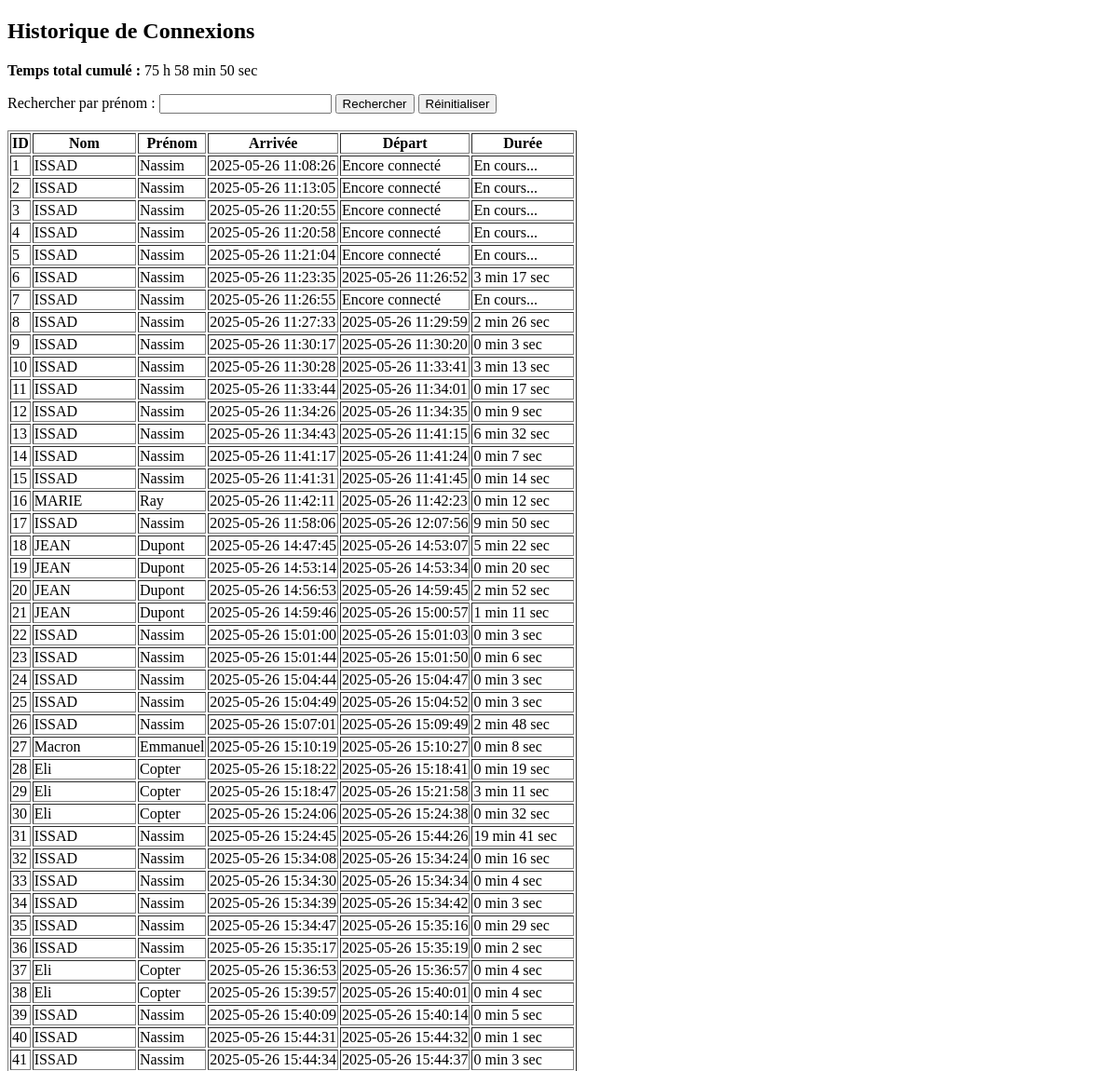
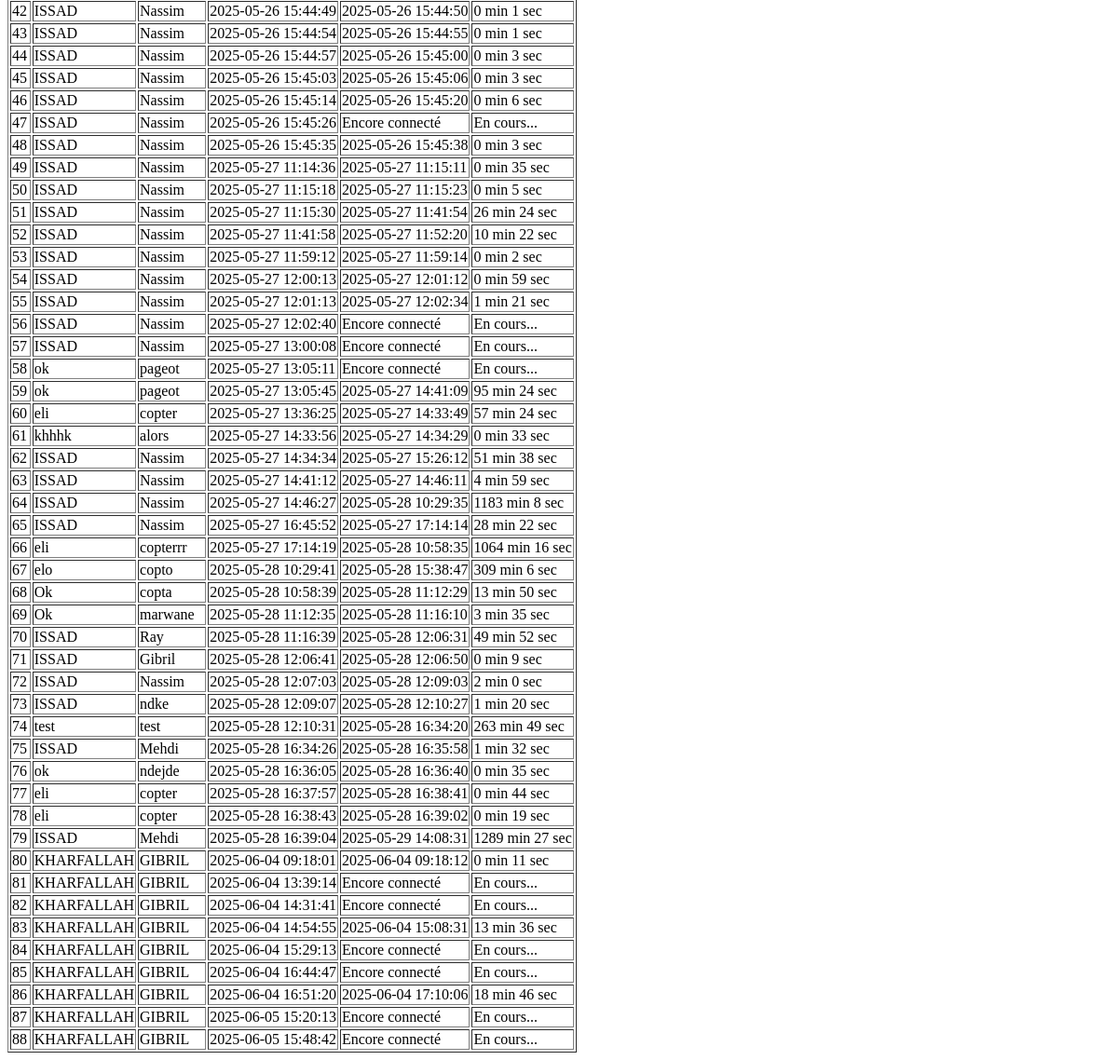
/admin, run on an earlier commit of the app's database (2 pictures, top to bottom).
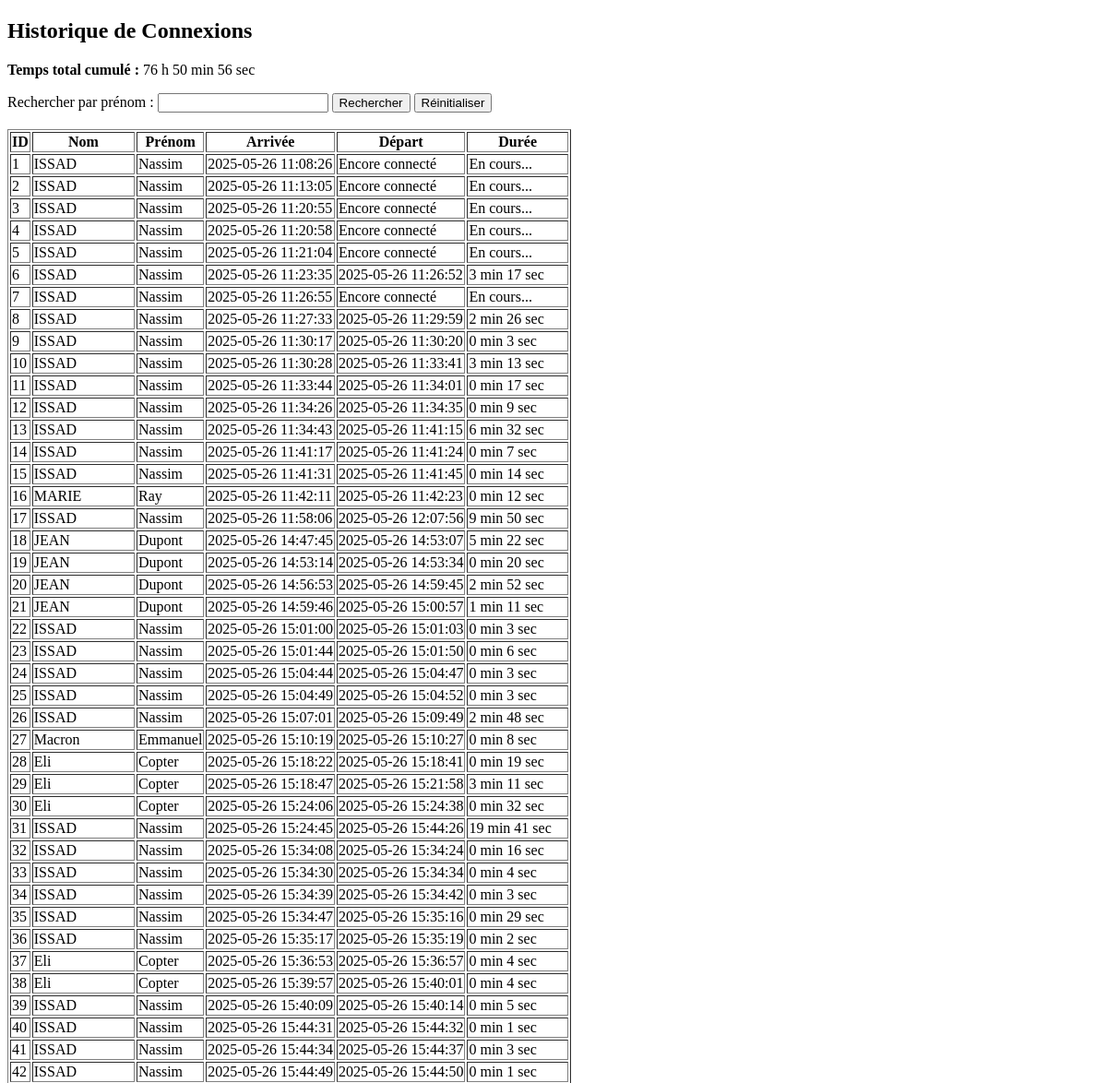
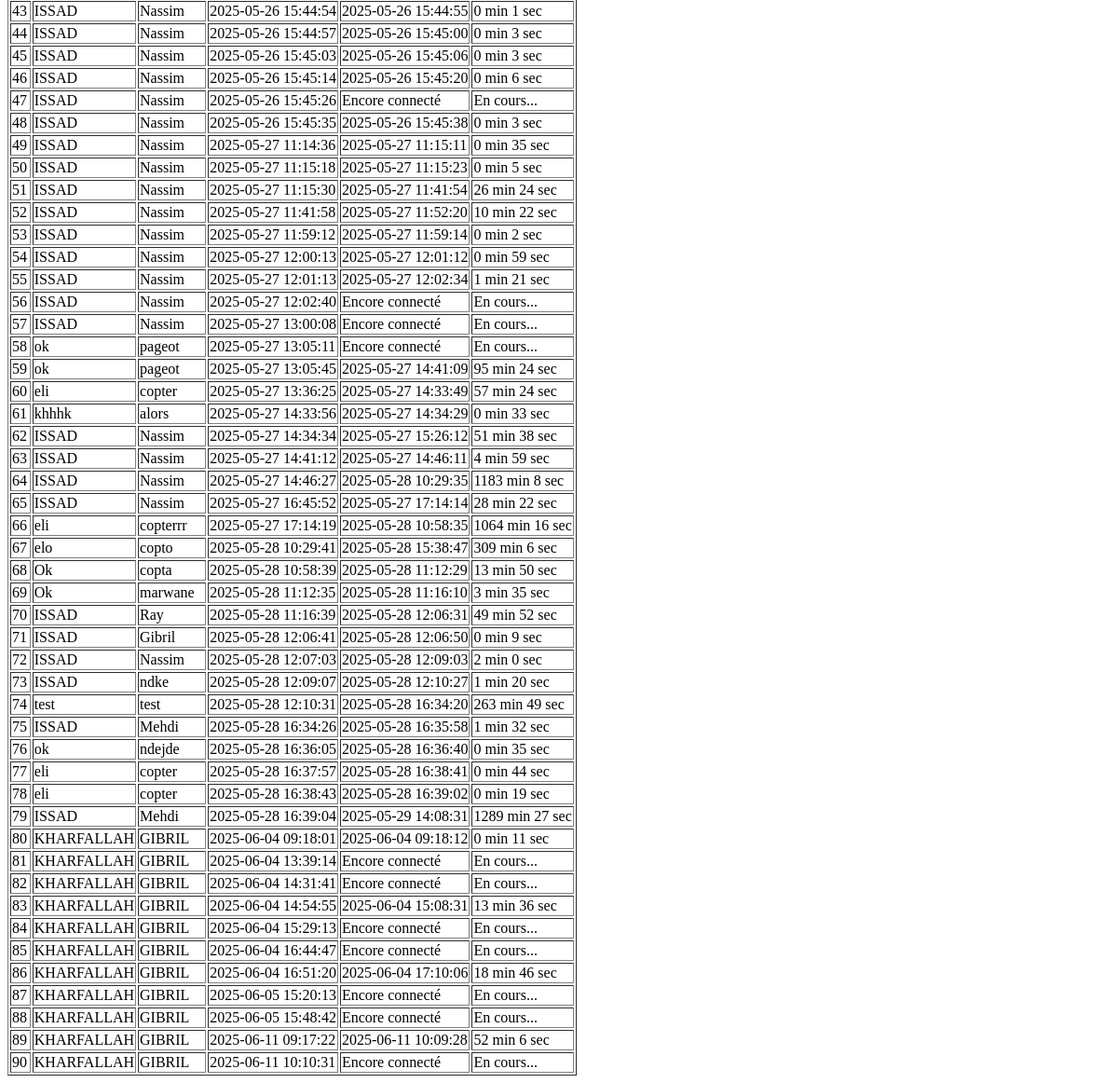
And on a later commit of the database (2 pictures, top to bottom).
### tables this page shows
CREATE TABLE logs (
    id INTEGER PRIMARY KEY AUTOINCREMENT,
    nom TEXT,
    prenom TEXT,
    arrivee TEXT,
    depart TEXT
);

### app.py (the view)
@app.route("/admin", methods=["GET", "POST"])
def admin():
    prenom_recherche = request.args.get("prenom", "")
    conn = sqlite3.connect(DB_PATH)
    cursor = conn.cursor()
    if prenom_recherche:
        cursor.execute(
            "SELECT * FROM logs WHERE prenom LIKE ?", ("%" + prenom_recherche + "%",)
        )
    else:
        cursor.execute("SELECT * FROM logs")
    logs = cursor.fetchall()
    conn.close()
    total_seconds = 0
    logs_with_duration = []
    for log in logs:
        id_, nom, prenom, arrivee, depart = log
        if depart:
            dt_arrivee = datetime.strptime(arrivee, "%Y-%m-%d %H:%M:%S")
            dt_depart = datetime.strptime(depart, "%Y-%m-%d %H:%M:%S")
            duration = dt_depart - dt_arrivee
            seconds = duration.total_seconds()
            total_seconds += seconds
            minutes = int(seconds // 60)
            secondes = int(seconds % 60)
            duree = f"{minutes} min {secondes} sec"
        else:
            duree = "En cours..."
        logs_with_duration.append((id_, nom, prenom, arrivee, depart, duree))
    total_minutes = int(total_seconds // 60)
    total_heures = total_minutes // 60
    total_minutes_restant = total_minutes % 60
    total_secondes = int(total_seconds % 60)
    temps_total_format = (
        f"{total_heures} h {total_minutes_restant} min {total_secondes} sec"
    )
    return render_template(
        "admin.html",
        logs=logs_with_duration,
        prenom_recherche = prenom_recherche,
        temps_total = temps_total_format,
    )

### templates/admin.html (shortened to what this page needs)
<!DOCTYPE html>
<html>
<head>
</head>
<body>
  <h2>Historique de Connexions</h2>
  <p><strong>Temps total cumulé :</strong> {{ temps_total }}</p>
  <form method="get" action="/admin">
    <label for="prenom">Rechercher par prénom :</label>
    <input type="text" id="prenom" name="prenom" value="{{ prenom_recherche }}">
    <button type="submit">Rechercher</button>
    <a href="/admin"><button type="button">Réinitialiser</button></a>
  </form>
  <br>
  <table border="1">
    <tr>
      <th>ID</th>
      <th>Nom</th>
      <th>Prénom</th>
      <th>Arrivée</th>
      <th>Départ</th>
      <th>Durée</th>
    </tr>
    {% for log in logs %}
    <tr>
      <td>{{ log[0] }}</td>
      <td>{{ log[1] }}</td>
      <td>{{ log[2] }}</td>
      <td>{{ log[3] }}</td>
      <td>{{ log[4] or "Encore connecté" }}</td>
      <td>{{ log[5] }}</td>
    </tr>
    {% endfor %}
  </table>
</body>
</html>

What changed in the data, as far as the page shows it:
added logs: id "89", nom "KHARFALLAH", prenom "GIBRIL", arrivee "2025-06-11 09:17:22", depart "2025-06-11 10:09:28", log "52 min 6 sec"
added logs: id "90", nom "KHARFALLAH", prenom "GIBRIL", arrivee "2025-06-11 10:10:31", log "Encore connecté", log "En cours..."
Also different on the page:
{{ temps_total }}: "75 h 58 min 50 sec" → "76 h 50 min 56 sec"
